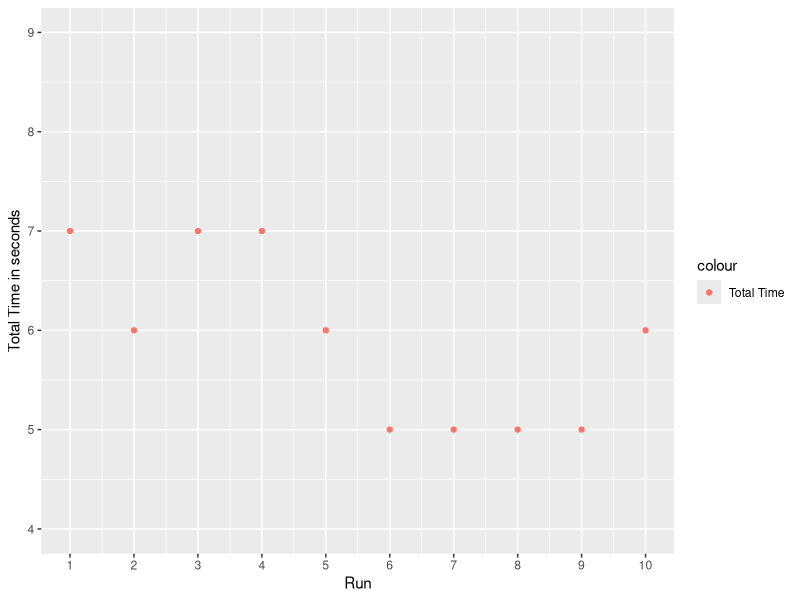
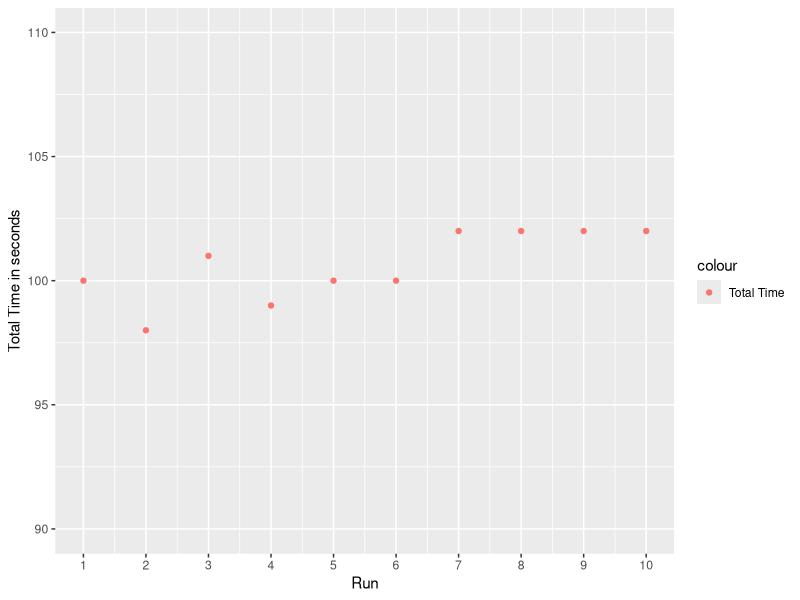

These charts were generated, in order, by the following R code:
## ---- chunk 1
knitr::opts_chunk$set(echo = FALSE)
## ---- chunk 2
library(ggplot2)
spark_run_local<-read.csv("output/spark_run.csv")
knitr::kable(spark_run_local)
## ---- chunk 3
ggplot(spark_run_local, aes(x=Run, y=total_time, color="Total Time")) + 
  geom_point() +
  ylab("Total Time in seconds") + 
  xlab("Run") + 
  scale_y_continuous(breaks=seq(4,9,1), limits = c(4, 9)) +
  scale_x_continuous(breaks=seq(1,10,1), limits = c(1,10))
## ---- chunk 4
library(ggplot2)
spark_run_local_big<-read.csv("output/spark_run_big.csv")
knitr::kable(spark_run_local_big)
## ---- chunk 5
ggplot(spark_run_local_big, aes(x=Run, y=total_time, color="Total Time")) + 
  geom_point() +
  ylab("Total Time in seconds") + 
  xlab("Run") + 
  scale_y_continuous(breaks=seq(90,110,5), limits = c(90, 110)) +
  scale_x_continuous(breaks=seq(1,10,1), limits = c(1,10))
## ---- chunk 6
library(ggplot2)
spark_run_emr<-read.csv("output/spark_run_emr.csv")
knitr::kable(spark_run_emr)
## ---- chunk 7
library(ggplot2)
spark_run_big_emr<-read.csv("output/spark_run_big_emr.csv")
knitr::kable(spark_run_big_emr)
